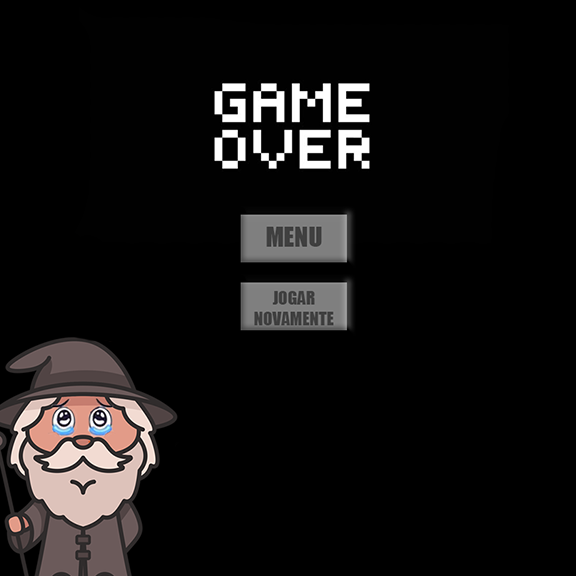

This game map was drawn from its Tiled (.tmx) file and the tilesets committed beside it. A one-line description and the full map source follow:
An orthogonal 9x9 tile map with 64x64 px tiles, 1 tile layer (Camada de Tiles 1) and 2 objects (Menu, Jogar).

<map version="1.8" tiledversion="1.8.6" orientation="orthogonal" renderorder="right-down" width="9" height="9" tilewidth="64" tileheight="64" infinite="0" nextlayerid="3" nextobjectid="3">
 <tileset firstgid="1" source="Derrota.tsx" />
 <layer id="1" name="Camada de Tiles 1" width="9" height="9">
  <data encoding="csv">
1,2,3,4,5,6,7,8,9,
10,11,12,13,14,15,16,17,18,
19,20,21,22,23,24,25,26,27,
28,29,30,31,32,33,34,35,36,
37,38,39,40,41,42,43,44,45,
46,47,48,49,50,51,52,53,54,
55,56,57,58,59,60,61,62,63,
64,65,66,67,68,69,70,71,72,
73,74,75,76,77,78,79,80,81
</data>
 </layer>
 <objectgroup id="2" name="botoes">
  <object id="1" name="Menu" x="240.732" y="213.818" width="106.161" height="48.595" />
  <object id="2" name="Jogar" x="241.48" y="282.598" width="106.909" height="50.0902" />
 </objectgroup>
</map>
